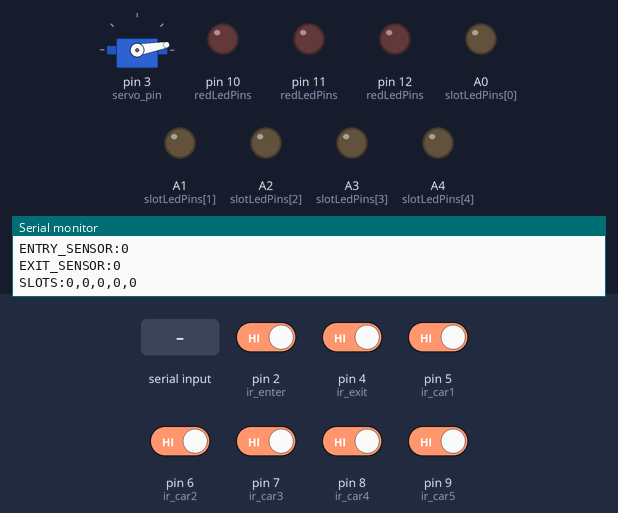
A sketch run on a simulated Arduino Uno, built with avr-gcc and run on an emulated ATmega328P. Shown: servo, output pins drawn as LEDs (lit = HIGH), the last lines printed to the serial monitor. Dashed ring = blinking. The test bench sets the inputs (shaded band); at power-on: pin 2 (ir_enter), pin 4 (ir_exit), pin 5 (ir_car1), pin 6 (ir_car2), pin 7 (ir_car3), pin 8 (ir_car4), pin 9 (ir_car5) HIGH.

Above: at 1.9 s.
2.0 s: "CMD:LOCKDOWN_ON\n" received over Serial
At 2.17 s:
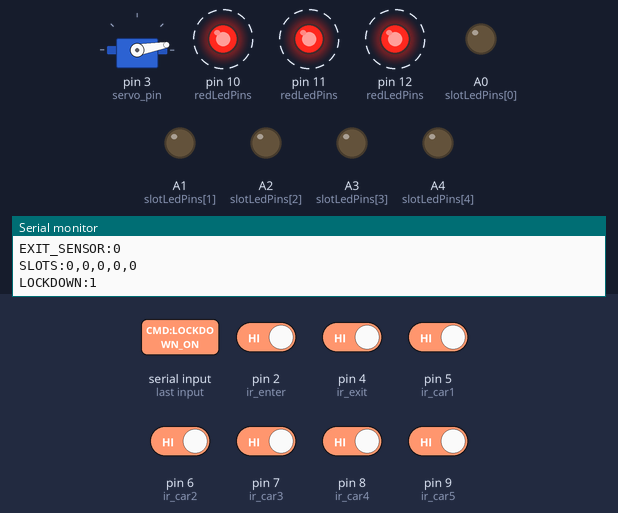
5.0 s: "CMD:LOCKDOWN_OFF\n" received over Serial
At 5.7 s:
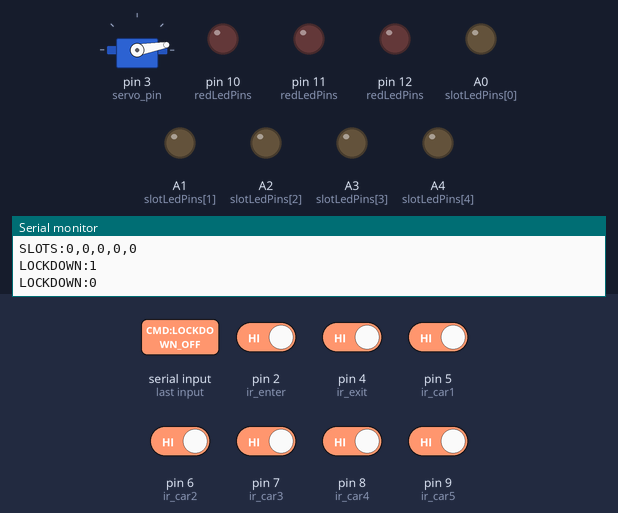
6.5 s: "CMD:OPEN_GATE\n" received over Serial
At 7.5 s:
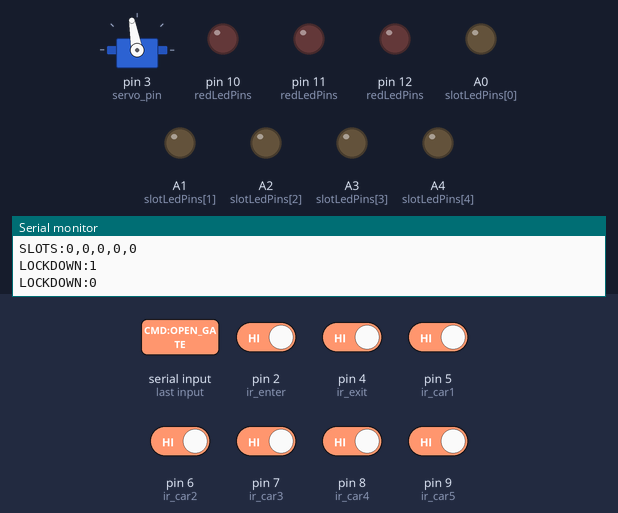
Timing chart, 0 to 13.0 s (numbered marks = the images above; inputs shaded):
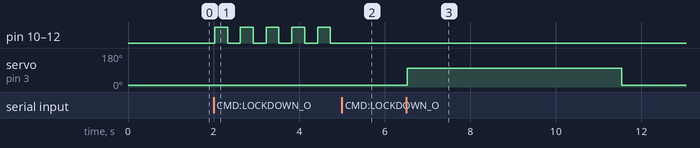

Measured:
- after the input at 2.0 s, pin 10 (redLedPins), pin 11 (redLedPins), pin 12 (redLedPins): alternates HIGH for 0.30 s and LOW for 0.30 s, starting at once
- after the input at 5.0 s, pin 10 (redLedPins), pin 11 (redLedPins), pin 12 (redLedPins): stops changing and stays LOW
- after the input at 6.5 s, servo on pin 3 (servo_pin): 10° → 100° at once, → 10° 5.0 s later

The sketch:

smart_parking_uno.ino
```cpp
#include <Servo.h>

Servo gate;

#define ir_enter 2
#define servo_pin 3
#define ir_exit 4

#define ir_car1 5
#define ir_car2 6
#define ir_car3 7
#define ir_car4 8
#define ir_car5 9

#define red_led1 10
#define red_led2 11
#define red_led3 12

const unsigned long gateDelay = 5000;
const unsigned long lockdownBlinkDelay = 300;
const int gateClosedAngle = 10;
const int gateOpenOffset = 90;
const int slotLedPins[5] = { A0, A1, A2, A3, A4 };
const int slotIrPins[5] = { ir_car1, ir_car2, ir_car3, ir_car4, ir_car5 };
const int redLedPins[3] = { red_led1, red_led2, red_led3 };

bool gateOpen = false;
bool lockdownActive = false;
bool lockdownLightsOn = false;
unsigned long gateTimer = 0;
unsigned long lockdownBlinkTimer = 0;
int assignedSlot = -1;

int lastEntryState = -1;
int lastExitState = -1;
int lastSlots[5] = { -1, -1, -1, -1, -1 };

void setup() {
  Serial.begin(9600);

  pinMode(ir_enter, INPUT);
  pinMode(ir_exit, INPUT);

  pinMode(ir_car1, INPUT);
  pinMode(ir_car2, INPUT);
  pinMode(ir_car3, INPUT);
  pinMode(ir_car4, INPUT);
  pinMode(ir_car5, INPUT);

  for (int i = 0; i < 5; i++) {
    pinMode(slotLedPins[i], OUTPUT);
    digitalWrite(slotLedPins[i], LOW);
  }

  for (int i = 0; i < 3; i++) {
    pinMode(redLedPins[i], OUTPUT);
    digitalWrite(redLedPins[i], LOW);
  }

  gate.attach(servo_pin);
  initializeGateClosed();

  Serial.println("READY");
}

void checkAutoClearSlot() {
  if (assignedSlot != -1) {
    if (digitalRead(slotIrPins[assignedSlot]) == LOW) {
      clearAssignedSlot();
    }
  }
}

void loop() {
  handleSerialCommand();
  handleEntrySensor();
  handleExitSensor();
  publishSlotsIfChanged();
  handleLockdownLights();
  checkAutoClearSlot();
  autoCloseGate();
  delay(30);
}

void handleSerialCommand() {
  if (!Serial.available()) {
    return;
  }

  String command = Serial.readStringUntil('\n');
  command.trim();

  if (command == "CMD:OPEN_GATE") {
    openGate();
    return;
  }

  if (command.startsWith("CMD:ASSIGN_SLOT:")) {
    int slotNumber = command.substring(16).toInt();
    assignSlot(slotNumber);
    return;
  }

  if (command == "CMD:CLEAR_ASSIGNED_SLOT") {
    clearAssignedSlot();
    return;
  }

  if (command == "CMD:LOCKDOWN_ON") {
    setLockdown(true);
    return;
  }

  if (command == "CMD:LOCKDOWN_OFF") {
    setLockdown(false);
  }
}

void handleEntrySensor() {
  int currentState = digitalRead(ir_enter) == LOW ? 1 : 0;
  if (currentState != lastEntryState) {
    Serial.print("ENTRY_SENSOR:");
    Serial.println(currentState);
    lastEntryState = currentState;
  }
}

void handleExitSensor() {
  int currentState = digitalRead(ir_exit) == LOW ? 1 : 0;
  if (currentState != lastExitState) {
    Serial.print("EXIT_SENSOR:");
    Serial.println(currentState);
    lastExitState = currentState;
  }
}

void publishSlotsIfChanged() {
  int currentSlots[5];
  readSlots(currentSlots);
  bool changed = false;

  for (int i = 0; i < 5; i++) {
    if (currentSlots[i] != lastSlots[i]) {
      changed = true;
      lastSlots[i] = currentSlots[i];
    }
  }

  if (!changed) {
    return;
  }

  Serial.print("SLOTS:");
  for (int i = 0; i < 5; i++) {
    Serial.print(currentSlots[i]);
    if (i < 4) {
      Serial.print(",");
    }
  }
  Serial.println();
}

void readSlots(int slots[5]) {
  slots[0] = digitalRead(ir_car1) == LOW ? 1 : 0;
  slots[1] = digitalRead(ir_car2) == LOW ? 1 : 0;
  slots[2] = digitalRead(ir_car3) == LOW ? 1 : 0;
  slots[3] = digitalRead(ir_car4) == LOW ? 1 : 0;
  slots[4] = digitalRead(ir_car5) == LOW ? 1 : 0;
}

void openGate() {
  if (lockdownActive) {
    closeGate();
    Serial.println("GATE_BLOCKED:LOCKDOWN");
    return;
  }

  gate.write(getOpenAngle());
  gateOpen = true;
  gateTimer = millis();
}

void closeGate() {
  gate.write(gateClosedAngle);
  gateOpen = false;
}

void assignSlot(int slotNumber) {
  if (slotNumber < 1 || slotNumber > 5) {
    Serial.println("ASSIGNED_SLOT:INVALID");
    return;
  }

  assignedSlot = slotNumber - 1;
  updateSlotLeds();

  Serial.print("ASSIGNED_SLOT:");
  Serial.println(slotNumber);
}

void clearAssignedSlot() {
  assignedSlot = -1;
  updateSlotLeds();
  Serial.println("ASSIGNED_SLOT:CLEARED");
}

void updateSlotLeds() {
  for (int i = 0; i < 5; i++) {
    digitalWrite(slotLedPins[i], i == assignedSlot ? HIGH : LOW);
  }
}

void setLockdown(bool active) {
  lockdownActive = active;

  if (lockdownActive) {
    closeGate();
    lockdownBlinkTimer = millis();
    lockdownLightsOn = true;
    setRedLeds(true);
    Serial.println("LOCKDOWN:1");
    return;
  }

  lockdownLightsOn = false;
  setRedLeds(false);
  Serial.println("LOCKDOWN:0");
}

void handleLockdownLights() {
  if (!lockdownActive) {
    return;
  }

  unsigned long now = millis();
  if (now - lockdownBlinkTimer < lockdownBlinkDelay) {
    return;
  }

  lockdownBlinkTimer = now;
  lockdownLightsOn = !lockdownLightsOn;
  setRedLeds(lockdownLightsOn);
}

void setRedLeds(bool on) {
  for (int i = 0; i < 3; i++) {
    digitalWrite(redLedPins[i], on ? HIGH : LOW);
  }
}

void initializeGateClosed() {
  // Force a known startup position so the gate always begins fully closed.
  gate.write(gateClosedAngle);
  delay(700);
  gate.write(gateClosedAngle);
  gateOpen = false;
}

int getOpenAngle() {
  return constrain(gateClosedAngle + gateOpenOffset, 0, 180);
}

void autoCloseGate() {
  if (gateOpen && millis() - gateTimer > gateDelay) {
    closeGate();
  }
}
```
